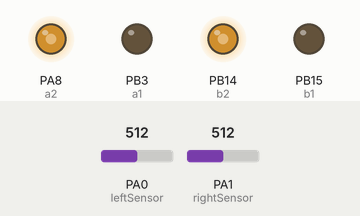
Bench run of a sketch on a simulated STM32 Blue Pill. Shown: output pins drawn as LEDs (lit = HIGH). Dashed ring = blinking. Inputs (shaded band) come from the test bench; at power-on: PA0 (leftSensor) = 512, PA1 (rightSensor) = 512.

Above: at 1.2 s.
1.3 s: PA0 (leftSensor) set to 85
4.3 s: PA0 (leftSensor) set to 71
At 5.6 s:
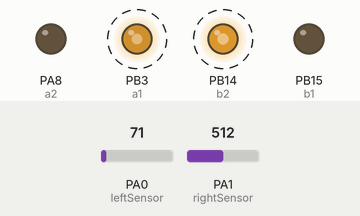
Timing chart, 0 to 58.3 s (numbered marks = the images above; inputs shaded):
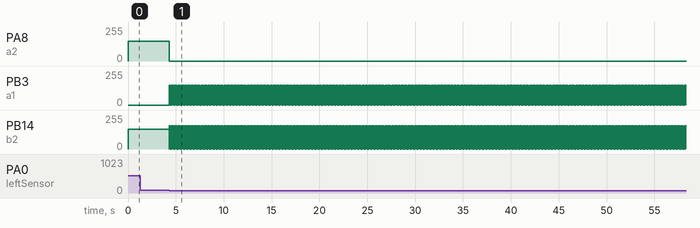

The sketch:

line_follower.ino
```cpp
/**
* Student name: Andra Alazaroaie
*/

#define MAX 150

enum dir {
  FRONT,
  RIGHT,
  LEFT,
  STOP
};

// motors
const int a1 = PB3;
const int a2 = PA8;
const int b1 = PB15;
const int b2 = PB14;

// infrared sensors
const int leftSensor = PA0;
const int rightSensor = PA1;

// threshold for detecting the black line
const int threshold = 80;
dir current = STOP;

void setup() {
  pinMode(a1, OUTPUT);
  pinMode(a2, OUTPUT);
  pinMode(b1, OUTPUT);
  pinMode(b2, OUTPUT);

  pinMode (leftSensor, INPUT);
  pinMode (rightSensor, INPUT);

  goFront();
}

void loop() {
  // read the infrared sensors
  int leftSensorVal = analogRead(leftSensor);
  int rightSensorVal = analogRead(rightSensor);

  // we set the current direction to the one of the sensor that detects a value greater than the threshold
  if (leftSensorVal <= threshold && rightSensorVal <= threshold)
    current = FRONT;
  else if (leftSensorVal <= threshold && rightSensorVal > threshold)
    current = RIGHT;
  else if (leftSensorVal > threshold && rightSensorVal <= threshold)
    current = LEFT;
  else
    current = FRONT;

  // we change the direction according to what we found, for turns we stop for a tiny bit just so that we can go slower and detect the sharpest curves
  switch(current) {
    case FRONT: goFront(); break;
    case RIGHT: stop(); delay(10); goRight(); break;
    case LEFT: stop(); delay(10); goLeft(); break;
    default: stop(); break;
  }

  delay(30);
  // we also stop here for a bit to go slow and detect small and sharp curves
  stop();
  delay(5);
}

void goFront() {
  analogWrite(a1, 0);
  analogWrite(a2, MAX);
  analogWrite(b1, 0);
  analogWrite(b2, MAX);
}

void stop() {
  analogWrite(a1, 0);
  analogWrite(a2, 0);
  analogWrite(b1, 0);
  analogWrite(b2, 0);
}

// turn the right motor front faster and the left motor slower in the opposite direction
void goRight() {
  analogWrite(a1, 150);
  analogWrite(a2, 0);
  analogWrite(b1, 0);
  analogWrite(b2, 175);
}

// turn the left motor front faster and the right motor slower in the opposite direction
void goLeft() {
  analogWrite(a1, 0);
  analogWrite(a2, 175);
  analogWrite(b1, 150);
  analogWrite(b2, 0);
}
```

Measured:
- the behaviour switches between 81 and 80 on PA0 (leftSensor) (found by bisection; images 0 and 1)
- after the input at 4.3 s, PA8 (a2): 150/255 → 0/255 at once; PB3 (a1): alternates 150/255 for 0.03 s and 0/255 for 0.02 s, starting at once; PB14 (b2): alternates 175/255 for 0.03 s and 0/255 for 0.02 s, starting at once
